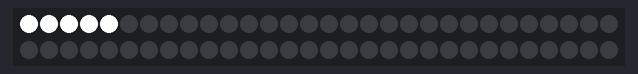
A sketch run on a simulated Arduino Uno, built with avr-gcc and run on an emulated ATmega328P. On the bench: 60 RGB LEDs in strip order, left to right, continuing on the next row.

Above: at 0.15 s.
At 4.7 s:
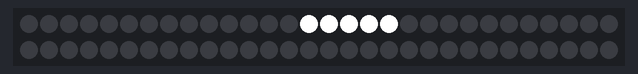
At 9.56 s:
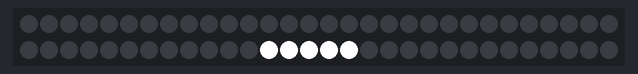
At 19.57 s:
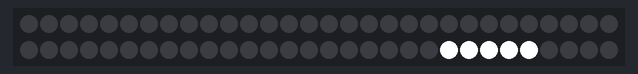
At 28.97 s:
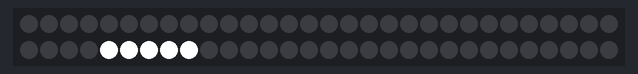
At 39.59 s:
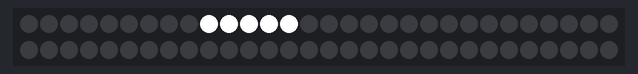

The sketch:

BrightnessTest.ino
```cpp
#include <Adafruit_NeoPixel.h>

// Parameter 1 = number of pixels in strip
// Parameter 2 = pin number (most are valid)
// Parameter 3 = pixel type flags, add together as needed:
//   NEO_RGB     Pixels are wired for RGB bitstream
//   NEO_GRB     Pixels are wired for GRB bitstream
//   NEO_KHZ400  400 KHz bitstream (e.g. FLORA pixels)
//   NEO_KHZ800  800 KHz bitstream (e.g. High Density LED strip)
Adafruit_NeoPixel strip = Adafruit_NeoPixel(60, 2, NEO_GRB + NEO_KHZ800);

int firstLight = 0;

void setup() {
  strip.begin();
  strip.show(); // Initialize all pixels to 'off'
}

void loop() {
   for(uint16_t i=0; i<strip.numPixels(); i++) {
        strip.setPixelColor(i, 0);
   }
   uint32_t color = strip.Color(255, 255, 255);
   for(uint16_t i=0; i<5; i++) {
        uint16_t j = (i + firstLight) % strip.numPixels();
        strip.setPixelColor(j, color);
   }
   strip.show();
   firstLight = (firstLight+1) % strip.numPixels();
   delay(20);
}
```
